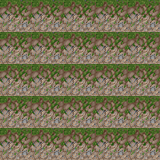

This game map was drawn from its Tiled (.tmx) file and the tilesets committed beside it. A one-line description and the full map source follow:
An orthogonal 5x5 tile map with 32x32 px tiles, 1 tile layer (Tile Layer 1).

<map version="1.2" tiledversion="1.2.2" orientation="orthogonal" renderorder="right-down" width="5" height="5" tilewidth="32" tileheight="32" infinite="0" nextlayerid="2" nextobjectid="1">
 <tileset firstgid="1" source="../../Textures/TileSet_001.tsx" />
 <layer id="1" name="Tile Layer 1" width="5" height="5">
  <data encoding="csv">
2,2,2,2,2,
2,2,2,2,2,
2,2,2,2,2,
2,2,2,2,2,
2,2,2,2,2
</data>
 </layer>
</map>